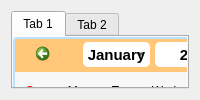
                     <widget class="QWidget" name="postSales">
                      <layout class="QVBoxLayout" name="verticalLayout_20">
                       <item>
                        <widget class="QTabWidget" name="tabWidget">
                         <property name="currentIndex">
                          <number>0</number>
                         </property>
                         <widget class="QWidget" name="tab">
                          <attribute name="title">
                           <string>Tab 1</string>
                          </attribute>
                          <widget class="QCalendarWidget" name="calendarWidget">
                           <property name="geometry">
                            <rect>
                             <x>0</x>
                             <y>0</y>
                             <width>300</width>
                             <height>310</height>
                            </rect>
                           </property>
                           <property name="maximumSize">
                            <size>
                             <width>400</width>
                             <height>400</height>
                            </size>
                           </property>
                           <property name="styleSheet">
                            <string notr="true">/* //////////////////////////////////////////////////////////////////////////////////////// */
/* style for top navigation area ###############################################*/ 

#qt_calendar_navigationbar {
    background-color: #FFC777;
	border: 2px solid  #B8E2FF;
	border-bottom: 0px;
	border-top-left-radius: 5px;
	border-top-right-radius: 5px;
}

/* style for month change buttons ############################################ */

#qt_calendar_prevmonth, 
#qt_calendar_nextmonth {
	/* border delete */
    border: none;  
    /* delete default icons */
	qproperty-icon: none; 
	
    min-width: 50px;
    max-width: 50px;
    min-height: 25px;
    max-height: 25px;

    border-radius: 5px; 
	/* set background transparent */
    background-color: transparent; 
	padding: 5px;
}

/* style for pre month button ############################################ */

#qt_calendar_prevmonth {
	/* set text for button */
	/* qproperty-text: PREV; */
	margin-left: 15px;
	image: url(:/icon/images/icons/cil-caret-left.png);
	margin: 0px;
}

/* style for next month button ########################################### */
#qt_calendar_nextmonth {
    /* qproperty-text: NEXT; */
	margin-right: 15px;
	image: url(:/icon/images/icons/cil-caret-right.png);
	margin: 0px;
}
#qt_calendar_prevmonth:hover, 
#qt_calendar_nextmonth:hover {
    background-color: #55aaff;
}

#qt_calendar_prevmonth:pressed, 
#qt_calendar_nextmonth:pressed {
    background-color: rgba(235, 235, 235, 100);
}

/* Style for month and year buttons #################################### */

#qt_calendar_yearbutton {
	width: 60px;
    color: black;
	background-color: white;
	margin:5px;
    border-radius: 5px;
	font-size: 15px;
	padding:0px 10px;
}

#qt_calendar_monthbutton {
	width: 60px;
    color: black;
	background-color: white;
	font-size: 15px;
	margin:5px 0px;
    border-radius: 5px;
	padding:0px 2px;
}

#qt_calendar_yearbutton:hover, 
#qt_calendar_monthbutton:hover {
    background-color: #FFC777;
}

#qt_calendar_yearbutton:pressed, 
#qt_calendar_monthbutton:pressed {
    background-color: rgba(235, 235, 235, 100);
}


/* Style for year input lineEdit ######################################*/

#qt_calendar_yearedit {
    min-width: 70px;
    color: black;
    background: #ffffff;
	font-size: 15px;
	text-align: center;
	margin:5px 0px;
    border-radius: 5px;
	padding:0px 1px;
}

/* Style for year change buttons ######################################*/

#qt_calendar_yearedit::up-button { 
	image: url(:/icon/images/icons/cil-caret-top.png);
    subcontrol-position: right;
	background-color: #FFC777;
}

#qt_calendar_yearedit::down-button { 
	image: url(:/icon/images/icons/cil-caret-bottom.png);
    subcontrol-position: left; 
	background-color: #FFC777;
}

#qt_calendar_yearedit::down-button, 
#qt_calendar_yearedit::up-button {
	width: 15px;
	height: 25px;
	padding: 0px 5px;
	border-radius:3px;
}

#qt_calendar_yearedit::down-button:hover, 
#qt_calendar_yearedit::up-button:hover {
	background-color: #55aaff;
}

/* Style for month select menu ##################################### */

#calendarWidget QToolButton QMenu {
    background-color: white;
}
#calendarWidget QToolButton QMenu::item {
	/*padding: 10px;*/
}
#calendarWidget QToolButton QMenu::item:selected:enabled {
    background-color: #55aaff;
}

#calendarWidget QToolButton::menu-indicator {
	/* Remove toolButton arrow */
    /*image: none; */
	nosubcontrol-origin: margin;
	subcontrol-position: right center;
	margin-top: 10px;
	width:20px;
}

/* Style for calendar table ########################################## */
#qt_calendar_calendarview {
	/* Remove the selected dashed box */
    outline: 0px;

	border: 2px solid  #B8E2FF;
	border-top: 0px;
	border-bottom-left-radius: 5px;
	border-bottom-right-radius: 5px;
}

#qt_calendar_calendarview::item:hover {
    border-radius:5px;
	background-color:#aaffff;
}

#qt_calendar_calendarview::item:selected {
    background-color: #55aa7f; 
	border-radius:5px;
}

QCalendarWidget QAbstractItemView:enabled{
	background-color: white;
    color: black;
}
QCalendarWidget QAbstractItemView:disabled{
	background-color: white;
    color: #FFC777;
}</string>
                           </property>
                           <property name="minimumDate">
                            <date>
                             <year>2023</year>
                             <month>6</month>
                             <day>1</day>
                            </date>
                           </property>
                           <property name="firstDayOfWeek">
                            <enum>Qt::Sunday</enum>
                           </property>
                           <property name="selectionMode">
                            <enum>QCalendarWidget::SingleSelection</enum>
                           </property>
                           <property name="horizontalHeaderFormat">
                            <enum>QCalendarWidget::ShortDayNames</enum>
                           </property>
                           <property name="verticalHeaderFormat">
                            <enum>QCalendarWidget::NoVerticalHeader</enum>
                           </property>
                           <property name="dateEditEnabled">
                            <bool>false</bool>
                           </property>
                          </widget>
                          <widget class="QCalendarWidget" name="calendarWidget_2">
                           <property name="geometry">
                            <rect>
                             <x>0</x>
                             <y>327</y>
                             <width>300</width>
                             <height>310</height>
                            </rect>
                           </property>
                           <property name="maximumSize">
                            <size>
                             <width>400</width>
                             <height>400</height>
                            </size>
                           </property>
                           <property name="styleSheet">
                            <string notr="true">/* //////////////////////////////////////////////////////////////////////////////////////// */
/* style for top navigation area ###############################################*/ 

#qt_calendar_navigationbar {
    background-color: #FFC777;
	border: 2px solid  #B8E2FF;
	border-bottom: 0px;
	border-top-left-radius: 5px;
	border-top-right-radius: 5px;
}

/* style for month change buttons ############################################ */

#qt_calendar_prevmonth, 
#qt_calendar_nextmonth {
	/* border delete */
    border: none;  
    /* delete default icons */
	qproperty-icon: none; 
	
    min-width: 50px;
    max-width: 50px;
    min-height: 25px;
    max-height: 25px;

    border-radius: 5px; 
	/* set background transparent */
    background-color: transparent; 
	padding: 5px;
}

/* style for pre month button ############################################ */

#qt_calendar_prevmonth {
	/* set text for button */
	/* qproperty-text: PREV; */
	margin-left: 15px;
	image: url(:/icon/images/icons/cil-caret-left.png);
	margin: 0px;
}

/* style for next month button ########################################### */
#qt_calendar_nextmonth {
    /* qproperty-text: NEXT; */
	margin-right: 15px;
	image: url(:/icon/images/icons/cil-caret-right.png);
	margin: 0px;
}
#qt_calendar_prevmonth:hover, 
#qt_calendar_nextmonth:hover {
    background-color: #55aaff;
}

#qt_calendar_prevmonth:pressed, 
#qt_calendar_nextmonth:pressed {
    background-color: rgba(235, 235, 235, 100);
}

/* Style for month and year buttons #################################### */

#qt_calendar_yearbutton {
	width: 60px;
    color: black;
	background-color: white;
	margin:5px;
    border-radius: 5px;
	font-size: 15px;
	padding:0px 10px;
}

#qt_calendar_monthbutton {
	width: 60px;
    color: black;
	background-color: white;
	font-size: 15px;
	margin:5px 0px;
    border-radius: 5px;
	padding:0px 2px;
}

#qt_calendar_yearbutton:hover, 
#qt_calendar_monthbutton:hover {
    background-color: #FFC777;
}

#qt_calendar_yearbutton:pressed, 
#qt_calendar_monthbutton:pressed {
    background-color: rgba(235, 235, 235, 100);
}


/* Style for year input lineEdit ######################################*/

#qt_calendar_yearedit {
    min-width: 70px;
    color: black;
    background: #ffffff;
	font-size: 15px;
	text-align: center;
	margin:5px 0px;
    border-radius: 5px;
	padding:0px 1px;
}

/* Style for year change buttons ######################################*/

#qt_calendar_yearedit::up-button { 
	image: url(:/icon/images/icons/cil-caret-top.png);
    subcontrol-position: right;
	background-color: #FFC777;
}

#qt_calendar_yearedit::down-button { 
	image: url(:/icon/images/icons/cil-caret-bottom.png);
    subcontrol-position: left; 
	background-color: #FFC777;
}

#qt_calendar_yearedit::down-button, 
#qt_calendar_yearedit::up-button {
	width: 15px;
	height: 25px;
	padding: 0px 5px;
	border-radius:3px;
}

#qt_calendar_yearedit::down-button:hover, 
#qt_calendar_yearedit::up-button:hover {
	background-color: #55aaff;
}

/* Style for month select menu ##################################### */

#calendarWidget QToolButton QMenu {
    background-color: white;
}
#calendarWidget QToolButton QMenu::item {
	/*padding: 10px;*/
}
#calendarWidget QToolButton QMenu::item:selected:enabled {
    background-color: #55aaff;
}

#calendarWidget QToolButton::menu-indicator {
	/* Remove toolButton arrow */
    /*image: none; */
	nosubcontrol-origin: margin;
	subcontrol-position: right center;
	margin-top: 10px;
	width:20px;
}

/* Style for calendar table ########################################## */
#qt_calendar_calendarview {
	/* Remove the selected dashed box */
    outline: 0px;

	border: 2px solid  #B8E2FF;
	border-top: 0px;
	border-bottom-left-radius: 5px;
	border-bottom-right-radius: 5px;
}

#qt_calendar_calendarview::item:hover {
    border-radius:5px;
	background-color:#aaffff;
}

#qt_calendar_calendarview::item:selected {
    background-color: #55aa7f; 
	border-radius:5px;
}

QCalendarWidget QAbstractItemView:enabled{
	background-color: white;
    color: black;
}
QCalendarWidget QAbstractItemView:disabled{
	background-color: white;
    color: #FFC777;
}</string>
                           </property>
                           <property name="firstDayOfWeek">
                            <enum>Qt::Sunday</enum>
                           </property>
                           <property name="horizontalHeaderFormat">
                            <enum>QCalendarWidget::ShortDayNames</enum>
                           </property>
                           <property name="verticalHeaderFormat">
                            <enum>QCalendarWidget::NoVerticalHeader</enum>
                           </property>
                          </widget>
                          <widget class="QListWidget" name="listWidget">
                           <property name="geometry">
                            <rect>
                             <x>305</x>
                             <y>0</y>
                             <width>420</width>
                             <height>570</height>
                            </rect>
                           </property>
                          </widget>
                          <widget class="QPushButton" name="del_List_Button_2">
                           <property name="geometry">
                            <rect>
                             <x>305</x>
                             <y>574</y>
                             <width>420</width>
                             <height>63</height>
                            </rect>
                           </property>
                           <property name="sizePolicy">
                            <sizepolicy hsizetype="Preferred" vsizetype="Preferred">
                             <horstretch>0</horstretch>
                             <verstretch>0</verstretch>
                            </sizepolicy>
                           </property>
                           <property name="minimumSize">
                            <size>
                             <width>400</width>
                             <height>60</height>
                            </size>
                           </property>
                           <property name="maximumSize">
                            <size>
                             <width>900</width>
                             <height>100</height>
                            </size>
                           </property>
                           <property name="text">
                            <string>PushButton</string>
                           </property>
                          </widget>
                          <widget class="QPlainTextEdit" name="salesText_2">
                           <property name="geometry">
                            <rect>
                             <x>730</x>
                             <y>0</y>
                             <width>420</width>
                             <height>636</height>
                            </rect>
                           </property>
                           <property name="minimumSize">
                            <size>
                             <width>400</width>
                             <height>570</height>
                            </size>
                           </property>
                           <property name="maximumSize">
                            <size>
                             <width>900</width>
                             <height>1120</height>
                            </size>
                           </property>
                           <property name="font">
                            <font>
                             <family>NanumGothic</family>
                             <pointsize>10</pointsize>
                             <italic>false</italic>
                             <bold>false</bold>
                            </font>
                           </property>
                           <property name="readOnly">
                            <bool>true</bool>
                           </property>
                           <property name="backgroundVisible">
                            <bool>false</bool>
                           </property>
                           <property name="centerOnScroll">
                            <bool>false</bool>
                           </property>
                          </widget>
                         </widget>
                         <widget class="QWidget" name="tab_2">
                          <attribute name="title">
                           <string>Tab 2</string>
                          </attribute>
                         </widget>
                        </widget>
                       </item>
                      </layout>
                     </widget>
